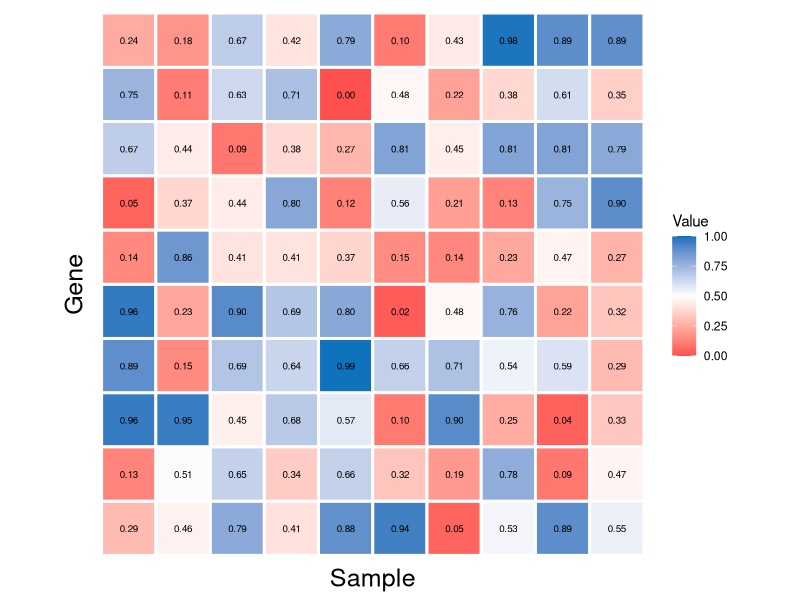

This chart was generated by the following R code:
library(tidyverse)

set.seed(123)  # 再現性のためにシードを設定
my_data <- as_tibble(matrix(runif(100), nrow = 10, ncol = 10)) %>%
    mutate(index = 1:10) %>%
    mutate(index = as.character(index)) %>%
    pivot_longer(cols = -index)

# データフレームを表示
print(my_data)


g <- ggplot(my_data,aes(x = index,y = name,fill = value)) +
    geom_tile(color = "white",linewidth = 1) +
    coord_equal() + #マス目を正方形に
    scale_fill_gradient2(
        high = "#0071BC",
        low = "#FF5050",
        mid = "white",
        midpoint = 0.5,
        limit = c(0, 1),
        name = "Value"
    ) + #色合いの設定
    geom_text(
        aes(label = sprintf("%0.2f", value)),
        color = "black",
        size = 2.5
    )+
    theme_minimal() +
    theme(
        axis.ticks.x = element_blank(),
        axis.text.x = element_blank(),
        axis.title.x = element_text(size = 18),
        axis.ticks.y = element_blank(),
        axis.text.y = element_blank(),
        axis.title.y = element_text(size = 18),
        panel.grid=element_blank()
        ) + #テーマの手動設定
    labs(
        x = "Sample",y = "Gene"
    ) #軸ラベル名の変更

#保存
ggsave("output/presentation/drosophila_heatmap.pdf",plot = g)